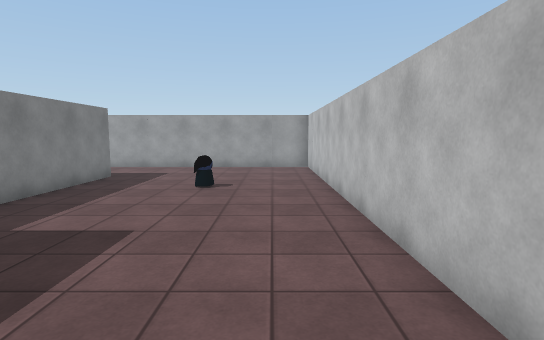
View 1 (above)

19 first-person views from a walk through a 3-D level made in the Unity game engine. The camera is 1.5 m above the floor, tilts 6° down and sees 80° across. Doors are open. The floor is counted in squares, 1 m on a side. Each view is taken from the middle of a square. On the plan, view 1 faces up. The plan holds only what a view shows up to about 15 squares ahead; the rest is blank. Some animated figures are left out. Surface patterns are stand-ins for the level's own textures.

View 2
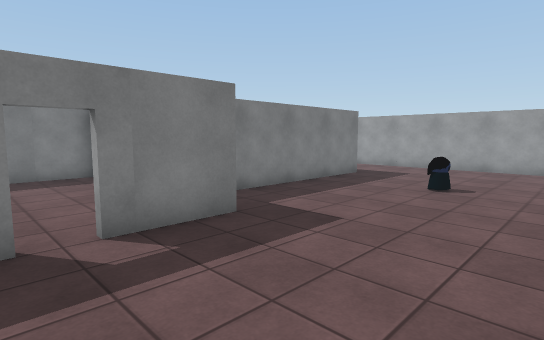

View 3
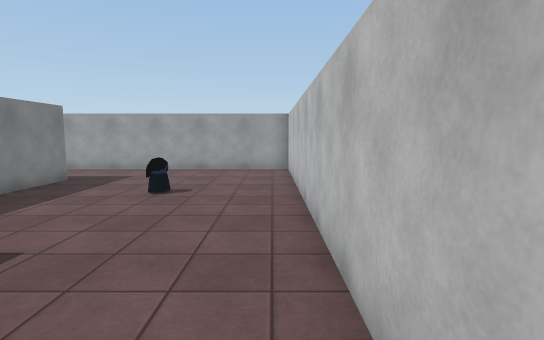

View 4
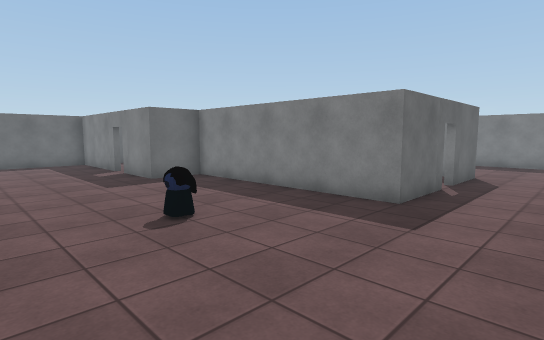

View 5
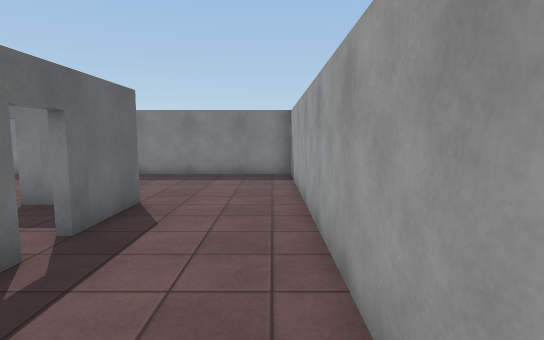

View 6
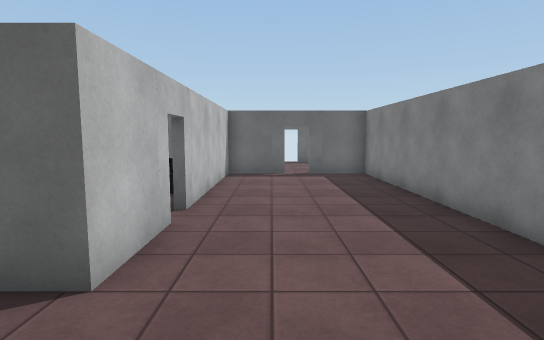

View 7
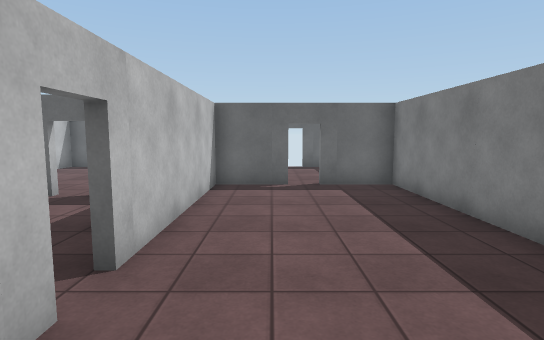

View 8
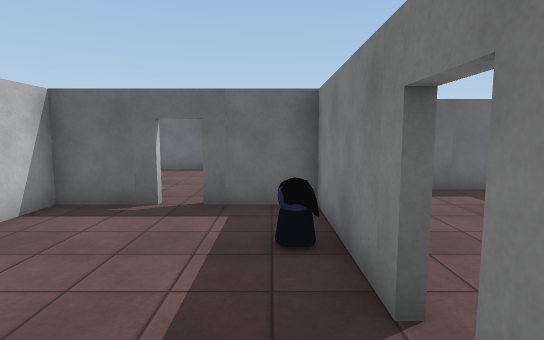

View 9
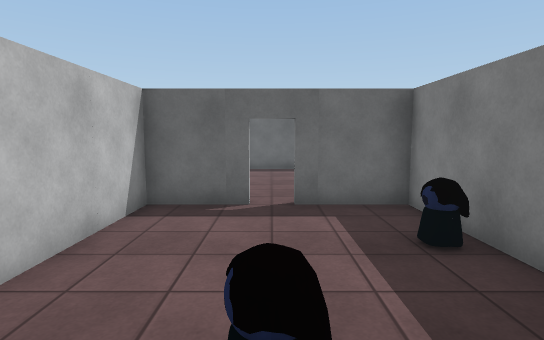

View 10
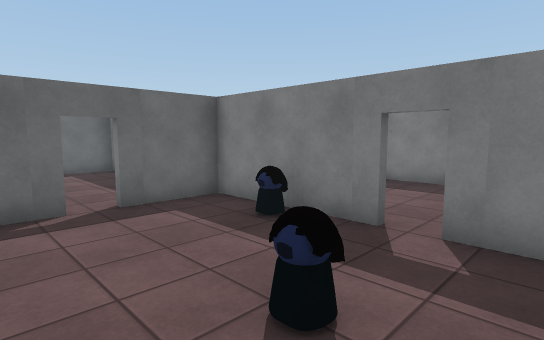

View 11
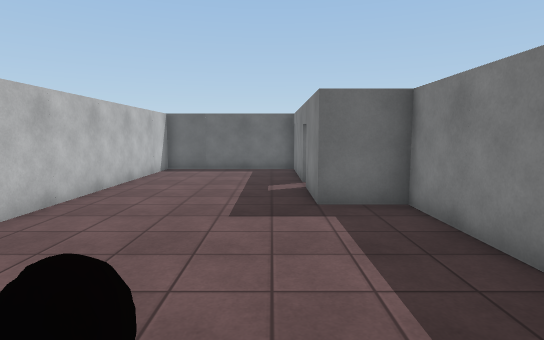

View 12
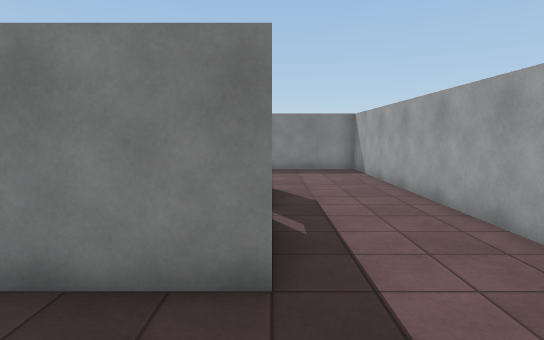

View 13
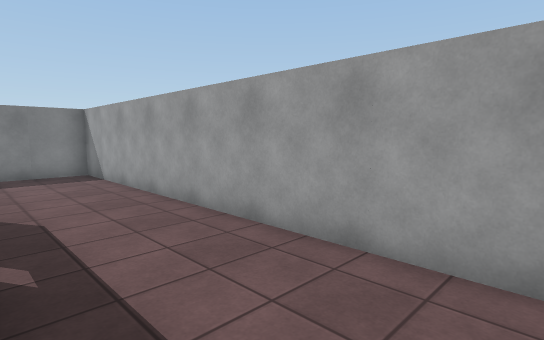

View 14
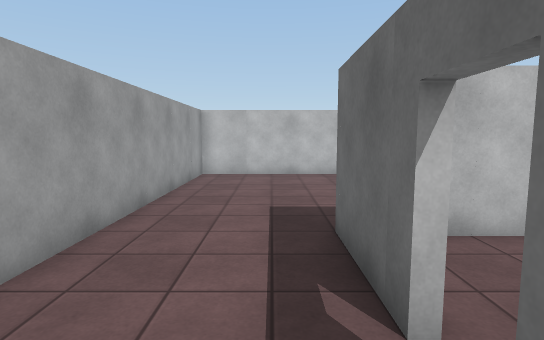

View 15
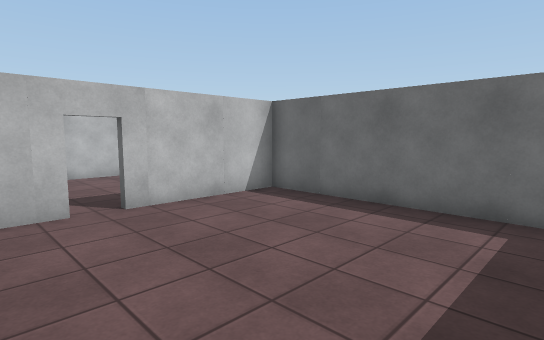

View 16
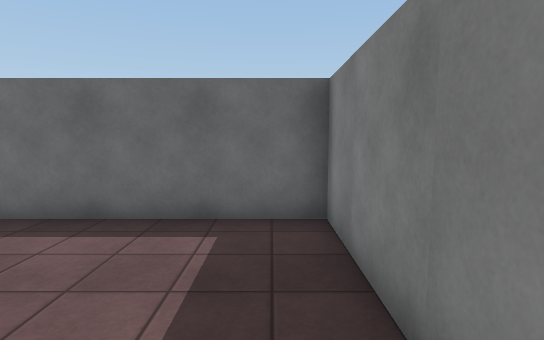

View 17
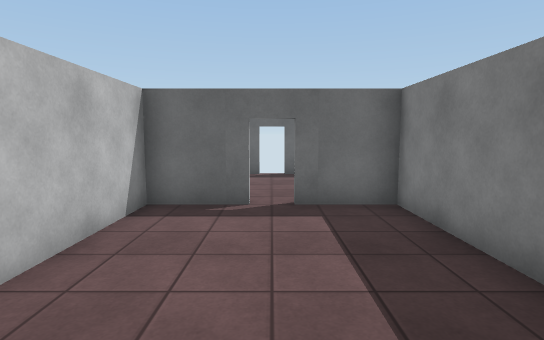

View 18
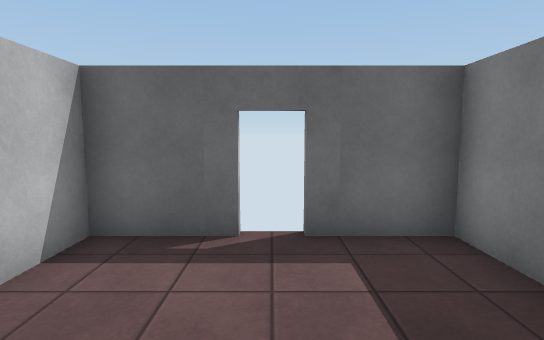

View 19
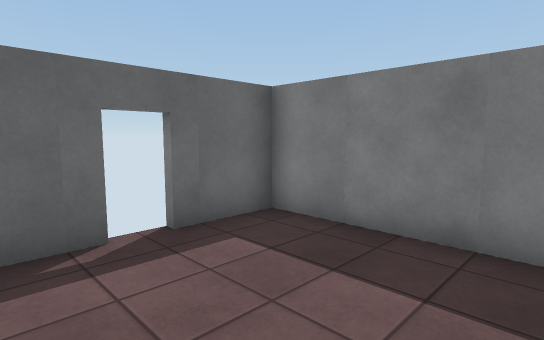

### Floor plan
Ten units are one square. View 1 is at (0, 0); x grows to the right and y downward. Boxes are objects, and circles mark ways between rooms. Rooms are numbered by the first view taken in them; rooms with no view inside come last. Other rooms are left out.
<svg viewBox="-183 -163 206 208">
<path fill="none" stroke="#000" d="M-89 -120 -60 -120 -60 -40 -40 -40 -40 -15M-123 -95 -123 -120 -98 -120M-40 -6 -40 37 18 37 18 -158 -178 -158 -178 -20 -155 -20M-146 -20 -123 -20 -123 -85M-120 -86 -120 -40 -95 -40M-86 -40 -63 -40 -63 -104M-120 -111 -120 -95M-43 -14 -43 -25M-120 -38 -120 37 -43 37 -43 -5M-146 37 -123 37 -123 21M-178 -8 -178 37 -155 37"/>
<rect x="-25" y="-105" width="10" height="20" fill="#bbb"><title>other object</title></rect>
<rect x="-115" y="-75" width="10" height="10" fill="#bbb"><title>other object</title></rect>
<rect x="-95" y="-105" width="10" height="20" fill="#bbb"><title>other object</title></rect>
<circle cx="-120" cy="-90" r="3" fill="#2a7"/>
<circle cx="-95" cy="-120" r="3" fill="#2a7"/>
<circle cx="-40" cy="-10" r="3" fill="#2a7"/>
<circle cx="-150" cy="-20" r="3" fill="#2a7"/>
<circle cx="-90" cy="-40" r="3" fill="#2a7"/>
<text x="-50" y="-80">1</text>
<text x="-90" y="-80">2</text>
<text x="-80" y="0">3</text>
<text x="-150" y="10">4</text>
</svg>
Room 1 opens to room 2. Room 1 opens to room 3. Room 1 opens to room 4. Room 2 opens to room 3.

Where each view was taken, in squares from view 1:
view 1: 0 up, 0 right, facing up
view 2: 0 up, 1 right, facing up-left
view 3: 1 up, 1 right, facing up
view 4: 15 up, 1 right, facing down-left
view 5: 15 up, 5 left, facing left
view 6: 15 up, 14 left, facing down
view 7: 12 up, 14 left, facing down
view 8: 11 up, 11 left, facing down
view 9: 11 up, 9 left, facing down
view 10: 11 up, 7 left, facing down-left
view 11: 11 up, 3 left, facing down
view 12: 12 up, 3 left, facing left
view 13: 12 up, 4 left, facing up-left
view 14: 13 up, 11 left, facing right
view 15: 3 up, 11 left, facing down-right
view 16: 2 up, 11 left, facing down
view 17: 9 up, 15 left, facing down
view 18: 1 up, 15 left, facing down
view 19: 1 up, 13 left, facing down-left
